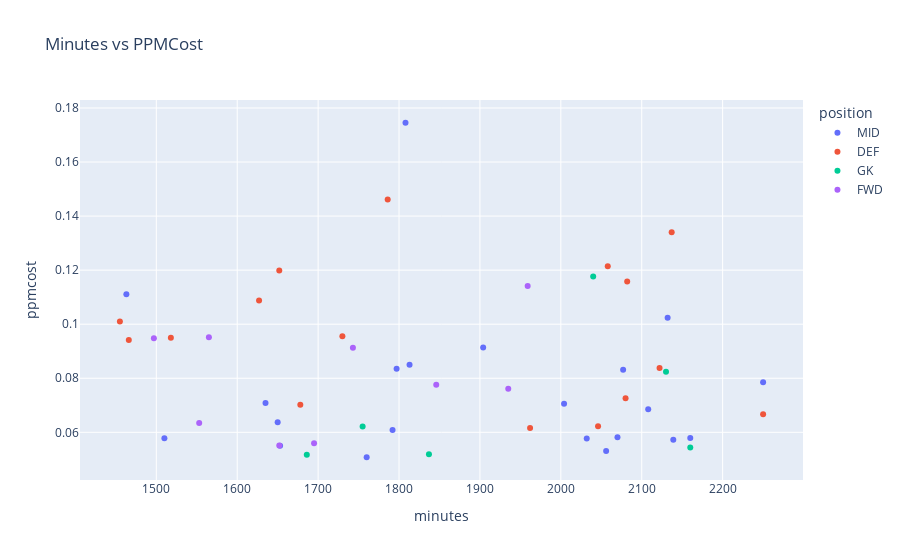

Source (notebook cell):
### Code cell
# select players who play alot for more consistency, try to aim for 50 players to select from
# create a deep copy of eval
ppmcost = eval.copy(deep=True)
ppmcost = ppmcost[ppmcost['minutes'] > 1450]
ppmcost = ppmcost[ppmcost['ppmcost'] > 0.05]
print(f"{len(ppmcost)} players have played more than 1250 minutes and selected for ppmcost algo")

fig = px.scatter(ppmcost, x='minutes', y='ppmcost', hover_data=[
                 'name', 'team', 'position'], title='Minutes vs PPMCost', color='position')
fig.show()

# We can only max 3 players from each team
team_count = {'Spurs': 0,
              "Nott'm Forest": 0,
              'Liverpool': 0,
              'Bournemouth': 0,
              'Aston Villa': 0,
              'Man City': 0,
              'Arsenal': 0,
              'Crystal Palace': 0,
              'Man Utd': 0,
              'Fulham': 0,
              'Luton': 0,
              'Everton': 0,
              'Brentford': 0,
              'Newcastle': 0,
              'Wolves': 0,
              'West Ham': 0,
              'Chelsea': 0,
              'Sheffield Utd': 0,
              'Brighton': 0,
              'Burnley': 0, }

team_count = dict(sorted(team_count.items()))

# ppmcost algo
# select 11 players from eval
# first select the top GK
# then select the top FWD
# then select the top 3 DEF
# then select 6 more players up to 2 more DEF, 5 MID and 2 more FWD

# select the top GK
gk = ppmcost[ppmcost['position'] == 'GK'].sort_values(
    by='ppmcost', ascending=False).head(1)
ppmcost = ppmcost[~ppmcost.index.isin(gk.index)]
gk_count = 1
team_count[gk['team'].values[0]] += 1

# select the top FWD
fwd = ppmcost[ppmcost['position'] == 'FWD'].sort_values(
    by='ppmcost', ascending=False).head(1)
fwd_count = 1
team_count[fwd['team'].values[0]] += 1
ppmcost = ppmcost[~ppmcost.index.isin(fwd.index)]

selected_11 = pd.concat([gk, fwd])

# select the top 3 DEF
defe = ppmcost[ppmcost['position'] == 'DEF'].sort_values(
    by='ppmcost', ascending=False)
def_count = 0
for i in defe.index:
    # check if any team has more than 3 players
    if team_count[defe.loc[i, 'team']] > 3:
        continue
    else:
        selected_11 = pd.concat(
            [selected_11, defe.loc[i, :].to_frame().T])
        def_count += 1
        team_count[defe.loc[i, 'team']] += 1
        ppmcost = ppmcost[~ppmcost.index.isin([i])]
        if def_count == 3:
            break
        else:
            continue

mid_count = 0

def select_6():
    global ppmcost, gk_count, def_count, fwd_count, mid_count, team_count
    ppmcost = ppmcost.sort_values(by='ppmcost', ascending=False)
    selected_6 = pd.DataFrame()
    for i in ppmcost.index:
        if ppmcost.loc[i, 'position'] == 'DEF' and def_count < 5:
            # concat the player row to the selected_6 dataframe
            selected_6 = pd.concat(
                [selected_6, ppmcost.loc[i, :].to_frame().T])
            def_count += 1
            team_count[ppmcost.loc[i, 'team']] += 1
        elif ppmcost.loc[i, 'position'] == 'MID' and mid_count < 5:
            selected_6 = pd.concat(
                [selected_6, ppmcost.loc[i, :].to_frame().T])
            mid_count += 1
            team_count[ppmcost.loc[i, 'team']] += 1
        elif ppmcost.loc[i, 'position'] == 'FWD' and fwd_count < 3:
            selected_6 = pd.concat(
                [selected_6, ppmcost.loc[i, :].to_frame().T])
            fwd_count += 1
            team_count[ppmcost.loc[i, 'team']] += 1
        elif ppmcost.loc[i, 'position'] == 'GK' and gk_count < 1:
            selected_6 = pd.concat(
                [selected_6, ppmcost.loc[i, :].to_frame().T])
            gk_count += 1
            team_count[ppmcost.loc[i, 'team']] += 1
        else:
            continue
        if gk_count + def_count + fwd_count + mid_count == 11:
            print(f"Final Selection: {gk_count} GK, {
                  def_count} DEF, {fwd_count} FWD, {mid_count} MID")
            print("")
            return selected_6


selected_6 = select_6()
selected_11 = pd.concat([selected_6, selected_11])

# Assume 4m from bench of 4 players
BUDGET = 840
print(team_count)
print("")
print(f"Current budget spent: {selected_11['cost'].sum()}, remaining budget: {
      BUDGET - selected_11['cost'].sum()}")
print("")
print(selected_11)

### Figure 1 — Plotly figure (JSON) as saved in the notebook; plotly's stock layout.template omitted (floating-point values rounded to 4 significant figures)
{"data": [{"customdata": [["Oliver Skipp", "Spurs", "MID"], ["Matheus França de Oliveira", "Crystal Palace", "MID"], ["Adama Traoré", "Fulham", "MID"], ["Fábio Ferreira Vieira", "Arsenal", "MID"], ["Jordan Clark", "Luton", "MID"], ["Dwight McNeil", "Everton", "MID"], ["Tommy Doyle", "Wolves", "MID"], ["Naouirou Ahamada", "Crystal Palace", "MID"], ["Mykhailo Mudryk", "Chelsea", "MID"], ["Carlos Henrique Casimiro", "Man Utd", "MID"], ["Harrison Reed", "Fulham", "MID"], ["Bruno Guimarães Rodriguez Moura", "Newcastle", "MID"], ["Jack Harrison", "Everton", "MID"], ["Frank Onyeka", "Brentford", "MID"], ["Antony Matheus dos Santos", "Man Utd", "MID"], ["Anis Slimane", "Sheffield Utd", "MID"], ["Maxwel Cornet", "West Ham", "MID"], ["Lucas Tolentino Coelho de Lima", "West Ham", "MID"], ["Tim Iroegbunam", "Aston Villa", "MID"], ["Abdoulaye Doucouré", "Everton", "MID"], ["Facundo Buonanotte", "Brighton", "MID"]], "hovertemplate": "position=%{customdata[2]}<br>minutes=%{x}<br>ppmcost=%{y}<br>name=%{customdata[0]}<br>team=%{customdata[1]}<extra></extra>", "legendgroup": "MID", "marker": {"color": "#636efa", "symbol": "circle"}, "mode": "markers", "name": "MID", "orientation": "v", "showlegend": true, "type": "scatter", "x": [1808, 1463, 2132, 1904, 1813, 1797, 2077, 2250, 1635, 2004, 2108, 1650, 1792, 2070, 2160, 1510, 2032, 2139, 1653, 2056, 1760], "xaxis": "x", "y": [0.1745, 0.1111, 0.1024, 0.09143, 0.08503, 0.08347, 0.08316, 0.07855, 0.07087, 0.07061, 0.06852, 0.06374, 0.06088, 0.05817, 0.05787, 0.05777, 0.05773, 0.05727, 0.055, 0.05306, 0.05077], "yaxis": "y"}, {"customdata": [["Andrew Robertson", "Liverpool", "DEF"], ["Adam Smith", "Bournemouth", "DEF"], ["Lucas Digne", "Aston Villa", "DEF"], ["Ibrahima Konaté", "Liverpool", "DEF"], ["Nathan Aké", "Man City", "DEF"], ["Diogo Dalot Teixeira", "Man Utd", "DEF"], ["Manuel Akanji", "Man City", "DEF"], ["Raphaël Varane", "Man Utd", "DEF"], ["Gabriel dos Santos Magalhães", "Arsenal", "DEF"], ["Jarrad Branthwaite", "Everton", "DEF"], ["Sven Botman", "Newcastle", "DEF"], ["John Stones", "Man City", "DEF"], ["Nélson Cabral Semedo", "Wolves", "DEF"], ["Milos Kerkez", "Bournemouth", "DEF"], ["Calvin Bassey", "Fulham", "DEF"], ["Ben Mee", "Brentford", "DEF"]], "hovertemplate": "position=%{customdata[2]}<br>minutes=%{x}<br>ppmcost=%{y}<br>name=%{customdata[0]}<br>team=%{customdata[1]}<extra></extra>", "legendgroup": "DEF", "marker": {"color": "#EF553B", "symbol": "circle"}, "mode": "markers", "name": "DEF", "orientation": "v", "showlegend": true, "type": "scatter", "x": [1786, 2137, 2058, 1652, 2082, 1627, 1455, 1730, 1518, 1466, 2122, 2080, 1678, 2250, 2046, 1962], "xaxis": "x", "y": [0.1461, 0.134, 0.1215, 0.1198, 0.1158, 0.1087, 0.101, 0.09555, 0.09501, 0.0942, 0.08378, 0.07257, 0.07019, 0.06667, 0.06221, 0.06159], "yaxis": "y"}, {"customdata": [["Ederson Santana de Moraes", "Man City", "GK"], ["Emiliano Martínez Romero", "Aston Villa", "GK"], ["Sam Johnstone", "Crystal Palace", "GK"], ["Mark Travers", "Bournemouth", "GK"], ["Arijanet Muric", "Burnley", "GK"], ["Alfie Whiteman", "Spurs", "GK"]], "hovertemplate": "position=%{customdata[2]}<br>minutes=%{x}<br>ppmcost=%{y}<br>name=%{customdata[0]}<br>team=%{customdata[1]}<extra></extra>", "legendgroup": "GK", "marker": {"color": "#00cc96", "symbol": "circle"}, "mode": "markers", "name": "GK", "orientation": "v", "showlegend": true, "type": "scatter", "x": [2040, 2130, 1755, 2160, 1837, 1686], "xaxis": "x", "y": [0.1176, 0.08238, 0.06216, 0.0544, 0.0519, 0.05171], "yaxis": "y"}, {"customdata": [["Eddie Nketiah", "Arsenal", "FWD"], ["Antoine Semenyo", "Bournemouth", "FWD"], ["Cauley Woodrow", "Luton", "FWD"], ["Neal Maupay", "Brentford", "FWD"], ["Rodrigo Muniz Carvalho", "Fulham", "FWD"], ["Michail Antonio", "West Ham", "FWD"], ["Dominic Solanke", "Bournemouth", "FWD"], ["Evan Ferguson", "Brighton", "FWD"], ["Dane Scarlett", "Spurs", "FWD"]], "hovertemplate": "position=%{customdata[2]}<br>minutes=%{x}<br>ppmcost=%{y}<br>name=%{customdata[0]}<br>team=%{customdata[1]}<extra></extra>", "legendgroup": "FWD", "marker": {"color": "#ab63fa", "symbol": "circle"}, "mode": "markers", "name": "FWD", "orientation": "v", "showlegend": true, "type": "scatter", "x": [1959, 1565, 1497, 1743, 1846, 1935, 1553, 1695, 1652], "xaxis": "x", "y": [0.1141, 0.09514, 0.09476, 0.09133, 0.07756, 0.07616, 0.06347, 0.05595, 0.05515], "yaxis": "y"}], "layout": {"legend": {"title": {"text": "position"}, "tracegroupgap": 0}, "title": {"text": "Minutes vs PPMCost"}, "xaxis": {"anchor": "y", "domain": [0, 1], "title": {"text": "minutes"}}, "yaxis": {"anchor": "x", "domain": [0, 1], "title": {"text": "ppmcost"}}}}
